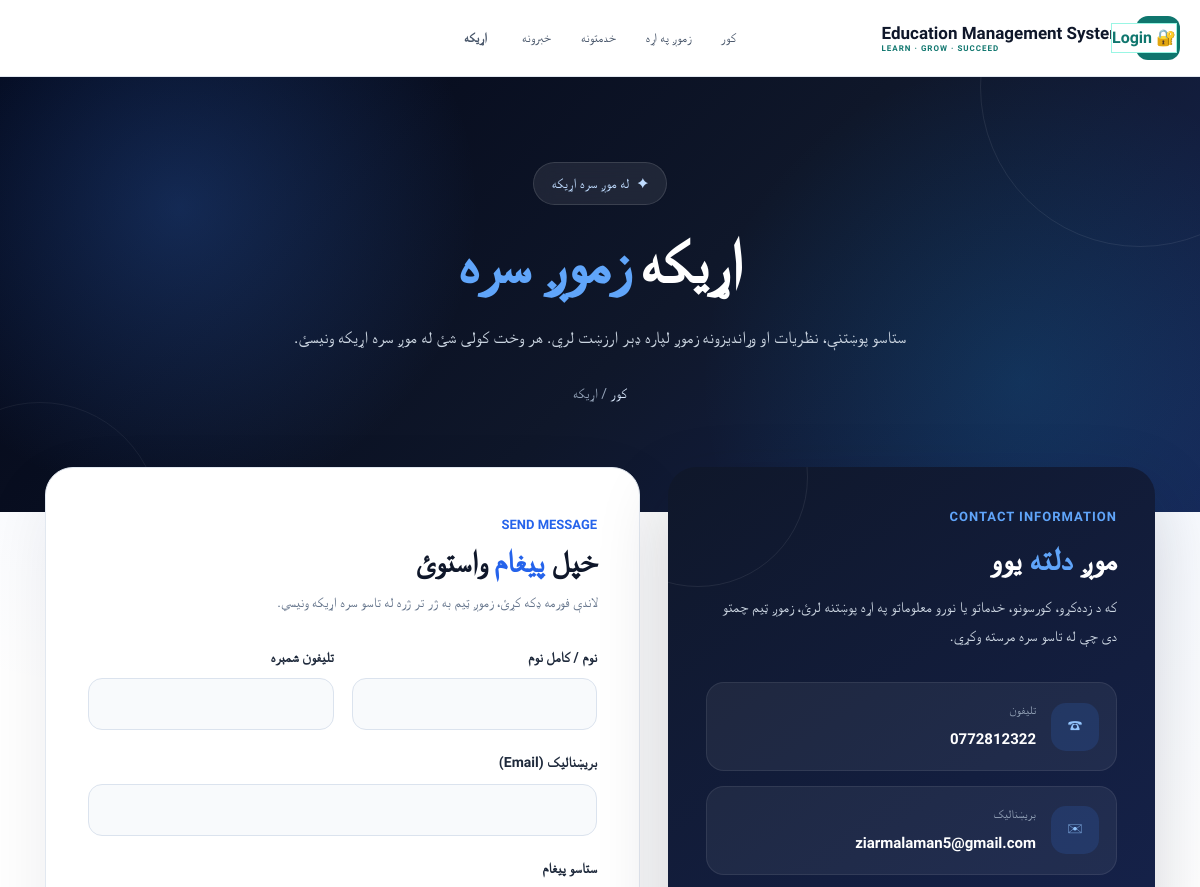
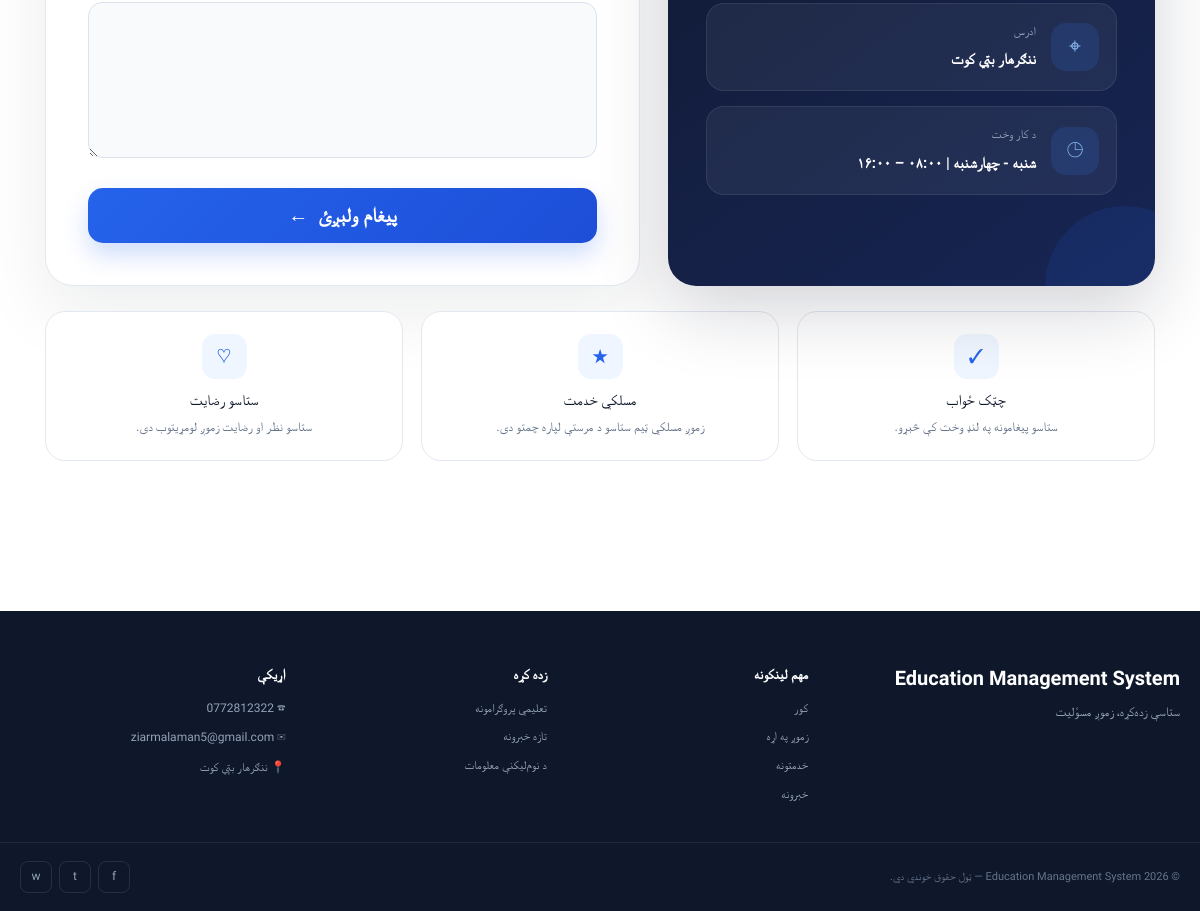
Page /contact/ on the committed database (2 pictures, top to bottom).
### core/models.py (models this page shows, shortened)
class SiteSetting(models.Model):
    center_name = models.CharField(max_length=150, default='Education Center')
    slogan = models.CharField(max_length=255, blank=True)
    welcome_title = models.CharField(max_length=255, default='ستاسو د بريا زده‌کړيز مرکز')
    welcome_text = models.TextField(blank=True)
    phone = models.CharField(max_length=30, blank=True)
    email = models.EmailField(blank=True)
    address = models.CharField(max_length=255, blank=True)
    facebook_url = models.URLField(blank=True)
    class Meta:
        verbose_name_plural = 'Site settings'

### core/views.py (the view)
def contact(request):
    form = ContactForm(request.POST or None)
    if request.method == 'POST' and form.is_valid():
        form.save(); messages.success(request, 'ستاسو پیغام ثبت شو. مننه!'); return redirect('contact')
    return render(request, language_template(request, 'core/contact.html'), {'site': setting(), 'form': form})

### templates/core/contact.html (shortened to what this page needs)
{% extends 'base.html' %}
{% block content %}
<div class="contact-page">
    <section class="contact-hero-modern">
        <div class="contact-hero-inner">
            <div class="contact-badge">
                <span>✦</span>
                <span>له موږ سره اړیکه</span>
            </div>
            <h1>
                اړیکه
                <span>زموږ سره</span>
            </h1>
            <p>
                ستاسو پوښتنې، نظریات او وړاندیزونه زموږ لپاره ډېر ارزښت لري.
                هر وخت کولی شئ له موږ سره اړیکه ونیسئ.
            </p>
            <div class="contact-breadcrumb">
                <a href="{% url 'home' %}">کور</a>
                <span> / </span>
                <span>اړیکه</span>
            </div>
        </div>
    </section>
    <main class="contact-container">
        <div class="contact-layout">
            <section class="contact-info-box">
                <div class="info-content">
                    <div class="info-small-title">
                        CONTACT INFORMATION
                    </div>
                    <h2>
                        موږ <span>دلته</span> یوو
                    </h2>
                    <p class="info-description">
                        که د زده‌کړو، کورسونو، خدماتو یا نورو معلوماتو په اړه
                        پوښتنه لرئ، زموږ ټیم چمتو دی چې له تاسو سره مرسته وکړي.
                    </p>
                    <div class="contact-info-list">
                        <div class="contact-info-item">
                            <div class="info-icon">
                                ☎
                            </div>
                            <div class="info-text">
                                <small>تلیفون</small>
                                <strong>
                                    {{ site.phone|default:"۰۷۸۰ ۰۰۰ ۰۰۰" }}
                                </strong>
                            </div>
                        </div>
                        <div class="contact-info-item">
                            <div class="info-icon">
                                ✉
                            </div>
                            <div class="info-text">
                                <small>بریښنالیک</small>
                                <strong>
                                    {{ site.email|default:"info@educenter.com" }}
                                </strong>
                            </div>
                        </div>
                        <div class="contact-info-item">
                            <div class="info-icon">
                                ⌖
                            </div>
                            <div class="info-text">
                                <small>ادرس</small>
                                <strong>
                                    {{ site.address|default:"کابل، افغانستان" }}
                                </strong>
                            </div>
                        </div>
                        <div class="contact-info-item">
                            <div class="info-icon">
                                ◷
                            </div>
                            <div class="info-text">
                                <small>د کار وخت</small>
                                <strong>
                                    شنبه - چهارشنبه | ۰۸:۰۰ – ۱۶:۰۰
                                </strong>
                            </div>
                        </div>
                    </div>
                </div>
            </section>
            <section class="contact-form-box">
                <div class="form-top">
                    <span class="form-label-small">
                        SEND MESSAGE
                    </span>
                    <h2>
                        خپل <span>پیغام</span> واستوئ
                    </h2>
                    <p>
                        لاندې فورمه ډکه کړئ، زموږ ټیم به ژر تر ژره
                        له تاسو سره اړیکه ونیسي.
                    </p>
                </div>
                <form method="post" class="modern-form" novalidate>
                    <div class="form-row">
                        <div class="form-field">
                            <label for="id_name">
                                نوم / کامل نوم
                            </label>
                            {{ form.name }}
                        </div>
                        <div class="form-field">
                            <label for="id_phone">
                                تلیفون شمېره
                            </label>
                            {{ form.phone }}
                        </div>
                    </div>
                    <div class="form-field">
                        <label for="id_email">
                            بریښنالیک (Email)
                        </label>
                        {{ form.email }}
                    </div>
                    <div class="form-field">
                        <label for="id_message">
                            ستاسو پیغام
                        </label>
                        {{ form.message }}
                    </div>
                    <button
                        type="submit"
                        class="send-button"
                    >
                        <span>پیغام ولېږئ</span>
                        <span>←</span>
                    </button>
                </form>
            </section>
        </div>
        <div class="contact-bottom">
            <div class="bottom-card">
                <div class="bottom-icon">
                    ✓
                </div>
                <h4>
                    چټک ځواب
                </h4>
                <p>
                    ستاسو پیغامونه په لنډ وخت کې څېړو.
                </p>
            </div>
            <div class="bottom-card">
                <div class="bottom-icon">
                    ★
                </div>
                <h4>
                    مسلکي خدمت
                </h4>
                <p>
                    زموږ مسلکي ټیم ستاسو د مرستې لپاره چمتو دی.
                </p>
            </div>
            <div class="bottom-card">
                <div class="bottom-icon">
                    ♡
                </div>
                <h4>
                    ستاسو رضایت
                </h4>
                <p>
                    ستاسو نظر او رضایت زموږ لومړیتوب دی.
                </p>
            </div>
        </div>
    </main>
</div>
{% endblock %}

### templates/base.html (shortened to what this page needs)
{% load static %}
<!doctype html>
<html lang="{% if is_english %}en{% else %}ps{% endif %}" dir="{% if is_english %}ltr{% else %}rtl{% endif %}">
<head>
    <link
        href="https://cdn.jsdelivr.net/npm/bootstrap@5.3.3/dist/css/bootstrap.rtl.min.css"
        rel="stylesheet">
    <link rel="stylesheet" href="{% static 'css/public-pages.css' %}?v=1">
</head>
<body>
    <header class="main-header">
        <div class="header-container">
            <a href="{% url 'welcome' %}"
               class="site-logo">
                <span class="logo-mark">
                </span>
                <span class="logo-text">
                    <strong>
                        {{ site.center_name|default:'Education Center' }}
                    </strong>
                    <small>
                        LEARN · GROW · SUCCEED
                    </small>
                </span>
            </a>
            <nav class="main-nav"
                 id="mainNavigation">
                <a href="{% url 'welcome' %}"
                   class="{% if request.resolver_match.url_name == 'welcome' %}active{% endif %}">
                    {% if is_english %}Home{% else %}کور{% endif %}
                </a>
                <a href="{% url 'about' %}"
                   class="{% if request.resolver_match.url_name == 'about' %}active{% endif %}">
                    {% if is_english %}About{% else %}زموږ په اړه{% endif %}
                </a>
                <a href="{% url 'services' %}"
                   class="{% if request.resolver_match.url_name == 'services' %}active{% endif %}">
                    {% if is_english %}Services{% else %}خدمتونه{% endif %}
                </a>
                <a href="{% url 'news_list' %}"
                   class="{% if request.resolver_match.url_name == 'news_list' %}active{% endif %}">
                    {% if is_english %}News{% else %}خبرونه{% endif %}
                </a>
                <a href="{% url 'contact' %}"
                   class="header-contact">
                    {% if is_english %}Contact{% else %}اړیکه{% endif %}
                </a>
            </nav>
            <div class="header-account-actions">
                {% if user.is_authenticated %}
                    <a href="{% url 'dashboard' %}"
                       class="header-login">
                        👤 {% if is_english %}Dashboard{% else %}ډشبورډ{% endif %}
                    </a>
                    <a href="{% url 'logout' %}"
                       class="header-logout">
                        {% if is_english %}Logout{% else %}خروج{% endif %}
                    </a>
                {% else %}
                    <a href="{% url 'login' %}"
                       class="header-login">
                        🔐 Login
                    </a>
                {% endif %}
            </div>
        </div>
    </header>
    <main>
        {% block content %}
        {% endblock %}
    </main>
    <footer class="main-footer">
        <div class="footer-container">
            <div class="footer-brand">
                <h3>
                    {{ site.center_name|default:'Education Center' }}
                </h3>
                <p>
                    {{ site.slogan|default:'د کیفیت لرونکې زده کړې، مهارتونو او روښانه راتلونکي لپاره ستاسو ملګری.' }}
                </p>
            </div>
            <div class="footer-column">
                <h4>
                    مهم لینکونه
                </h4>
                <a href="{% url 'welcome' %}">
                    کور
                </a>
                <a href="{% url 'about' %}">
                    زموږ په اړه
                </a>
                <a href="{% url 'services' %}">
                    خدمتونه
                </a>
                <a href="{% url 'news_list' %}">
                    خبرونه
                </a>
            </div>
            <div class="footer-column">
                <h4>
                    زده کړه
                </h4>
                <a href="{% url 'services' %}">
                    تعلیمي پروګرامونه
                </a>
                <a href="{% url 'news_list' %}">
                    تازه خبرونه
                </a>
                <a href="{% url 'contact' %}">
                    د نوم‌لیکنې معلومات
                </a>
            </div>
            <div class="footer-column">
                <h4>
                    اړیکې
                </h4>
                {% if site.phone %}
                    <div class="footer-contact-item">
                        ☎
                        {{ site.phone }}
                    </div>
                {% endif %}
                {% if site.email %}
                    <div class="footer-contact-item">
                        ✉
                        {{ site.email }}
                    </div>
                {% endif %}
                {% if site.address %}
                    <div class="footer-contact-item">
                        📍
                        {{ site.address }}
                    </div>
                {% endif %}
            </div>
        </div>
        <div class="footer-bottom">
            <div>
                © {% now "Y" %}
                — ټول حقوق خوندي دي.
            </div>
            <div class="footer-social">
                <a href="#"
                   aria-label="Facebook">
                    f
                </a>
                <a href="#"
                   aria-label="Telegram">
                    t
                </a>
                <a href="#"
                   aria-label="WhatsApp">
                    w
                </a>
            </div>
        </div>
    </footer>
</body>
</html>

### rows in the picture
SiteSetting: center_name "Education Management System", phone "0772812322", email "ziarmalaman5@gmail.com", address "ننګرهار بټي کوت", slogan "ستاسې زده‌کړه، زموږ مسؤلیت"
